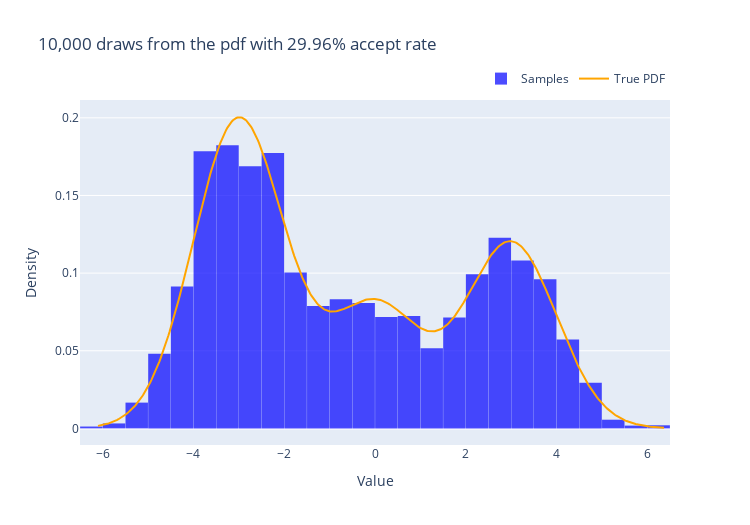

The code cell stored with this chart in its notebook:
### Code cell
t = np.linspace(samples.min(), samples.max(), 500)
pdf_values = [pdf(x) for x in t]

# Create histogram
hist = go.Histogram(
    x=samples,
    histnorm='probability density',
    name='Samples',
    marker=dict(color='rgba(0, 0, 255, 0.7)'),
    nbinsx=30
)

# Create PDF line
pdf_curve = go.Scatter(
    x=t,
    y=pdf_values,
    mode='lines',
    name='True PDF',
    line=dict(color='orange', width=2)
)

# Create figure and add traces
go.Figure(
    data=[hist, pdf_curve]
).update_layout(
    title=f'{samples.size:,d} draws from the pdf with {100 * accepts / samples.size:.2f}% accept rate',
    xaxis_title='Value',
    yaxis_title='Density',
    width=750,
    height=525,
    bargap=0.01,
    legend=dict(
        orientation="h",
        yanchor="bottom",
        y=1.02,
        xanchor="right",
        x=1
    )
)

### Figure 1 — Plotly figure (JSON) as saved in the notebook; plotly's stock layout.template omitted (floating-point values rounded to 4 significant figures; data arrays with more than 128 entries replaced by an {"elided": "..."} marker saying what was removed)
{"data": [{"histnorm": "probability density", "marker": {"color": "rgba(0, 0, 255, 0.7)"}, "name": "Samples", "nbinsx": 30, "type": "histogram", "x": {"elided": "10000 float values"}}, {"line": {"color": "orange", "width": 2}, "mode": "lines", "name": "True PDF", "type": "scatter", "x": {"elided": "500 float values"}, "y": {"elided": "500 float values"}}], "layout": {"bargap": 0.01, "height": 525, "legend": {"orientation": "h", "x": 1, "xanchor": "right", "y": 1.02, "yanchor": "bottom"}, "title": {"text": "10,000 draws from the pdf with 29.96% accept rate"}, "width": 750, "xaxis": {"title": {"text": "Value"}}, "yaxis": {"title": {"text": "Density"}}}}
